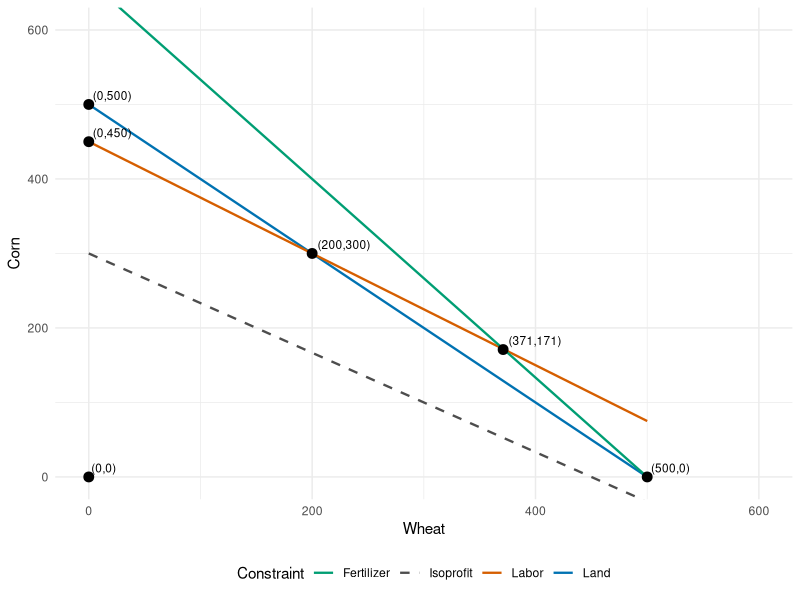

Here is the R script that generated this plot:
## ---- chunk 1
#| echo: false

xW <- seq(0, 500, by=1)
land_line <- 500 - xW

labor_line <- (1800 - 3*xW)/4

fertilizer_line <- (2000 - 4*xW)/3

library(ggplot2)

df <- data.frame(
  xW = xW,
  land = land_line,
  labor = labor_line,
  fert = fertilizer_line,
  isoprofit = (90000 - 200 * xW) / 300
)

vertices <- data.frame(
  xW = c(0, 0, 0, 200, 371, 500),
  xC = c(0, 500, 450, 300, 171, 0)
)

ggplot(df, aes(x=xW)) +
  geom_line(aes(y=land, color="Land"), linewidth=0.8) +
  geom_line(aes(y=labor, color="Labor"), linewidth=0.8) +
  geom_line(aes(y=fert, color="Fertilizer"), linewidth=0.8) +
  geom_line(aes(y=isoprofit, color="Isoprofit"),
            linewidth=0.8, linetype="dashed") +
  geom_point(data=vertices, aes(x=xW, y=xC), size=3, color="black") +
  geom_text(data=vertices, aes(x=xW, y=xC, label=paste0("(",xW,",",xC,")")),
            hjust=-0.1, vjust=-0.5, size=3) +
  coord_cartesian(xlim=c(0,600), ylim=c(0,600)) +
  scale_color_manual(
    name = "Constraint",
    values = c(
      Land = "#0072B2",
      Labor = "#D55E00",
      Fertilizer = "#009E73",
      `Isoprofit` = "#4D4D4D"
    )
  ) +
  labs(x="Wheat", y="Corn") +
  theme_minimal() +
  theme(legend.position = "bottom")
